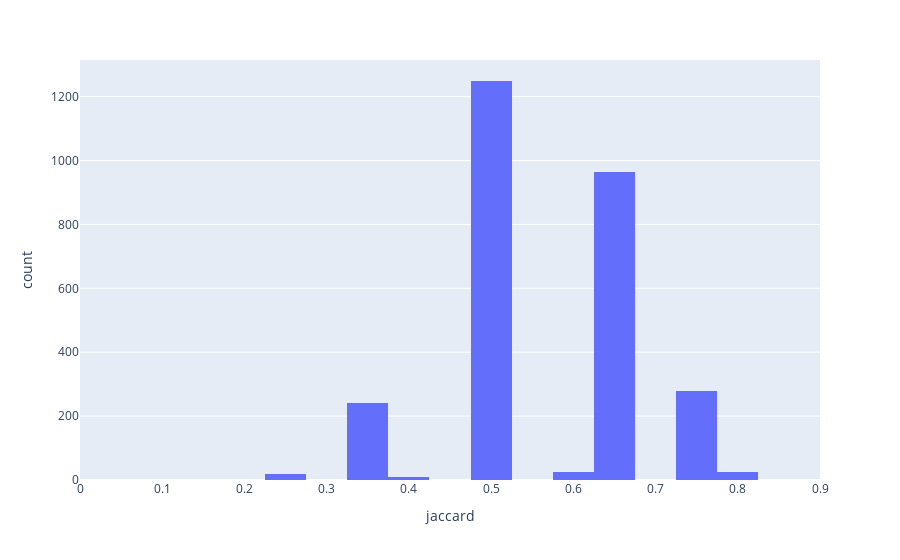

The notebook cell this image was saved under:
### Code cell
fig = px.histogram(df_stat[df_stat['jaccard'] < 1], x='jaccard', range_x=[0, 0.9])
fig

### Figure 1 — Plotly figure (JSON) as saved in the notebook; plotly's stock layout.template omitted (floating-point values rounded to 4 significant figures; data arrays with more than 128 entries replaced by an {"elided": "..."} marker saying what was removed)
{"data": [{"alignmentgroup": "True", "bingroup": "x", "hovertemplate": "jaccard=%{x}<br>count=%{y}<extra></extra>", "legendgroup": "", "marker": {"color": "#636efa", "pattern": {"shape": ""}}, "name": "", "offsetgroup": "", "orientation": "v", "showlegend": false, "type": "histogram", "x": {"elided": "2815 float values"}, "xaxis": "x", "yaxis": "y"}], "layout": {"barmode": "relative", "legend": {"tracegroupgap": 0}, "margin": {"t": 60}, "xaxis": {"anchor": "y", "domain": [0, 1], "range": [0, 0.9], "title": {"text": "jaccard"}}, "yaxis": {"anchor": "x", "domain": [0, 1], "title": {"text": "count"}}}}
